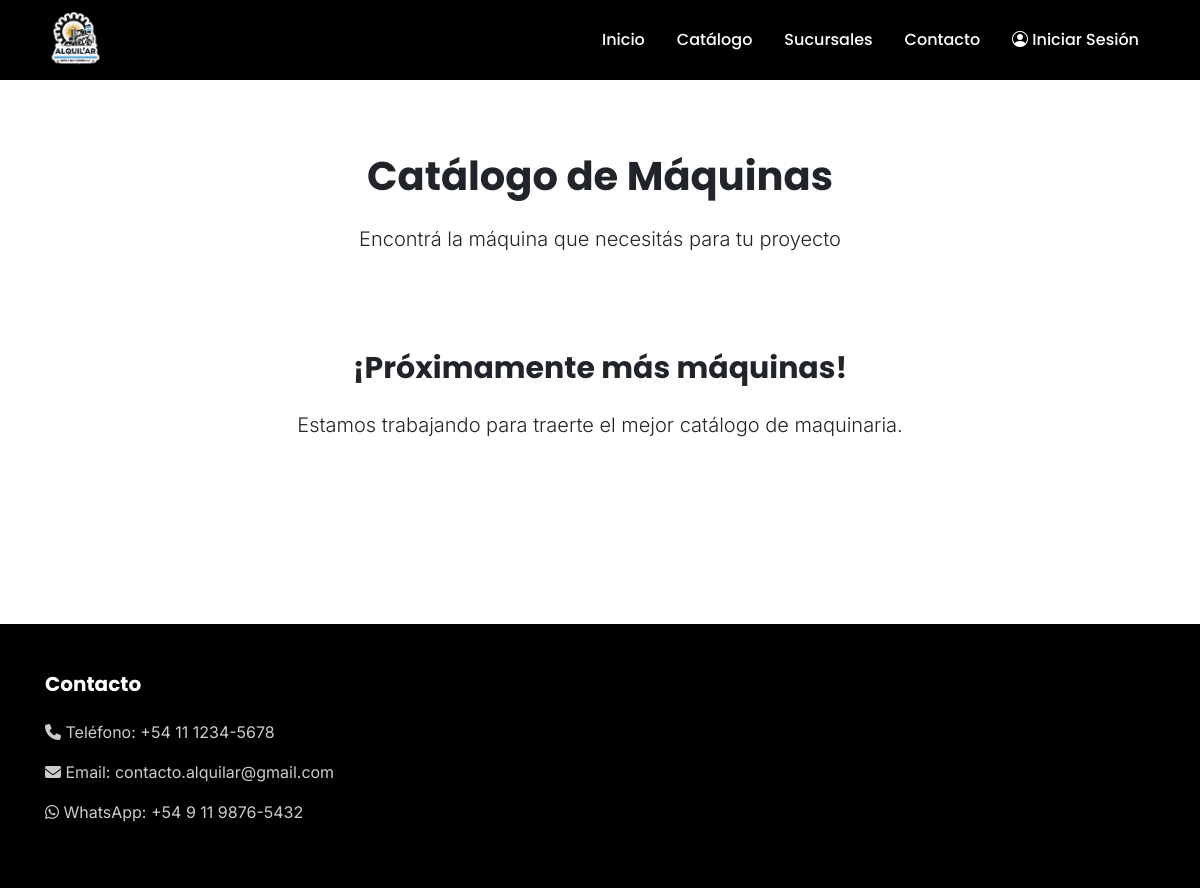
The app's page /maquinas/catalogo/, older data.
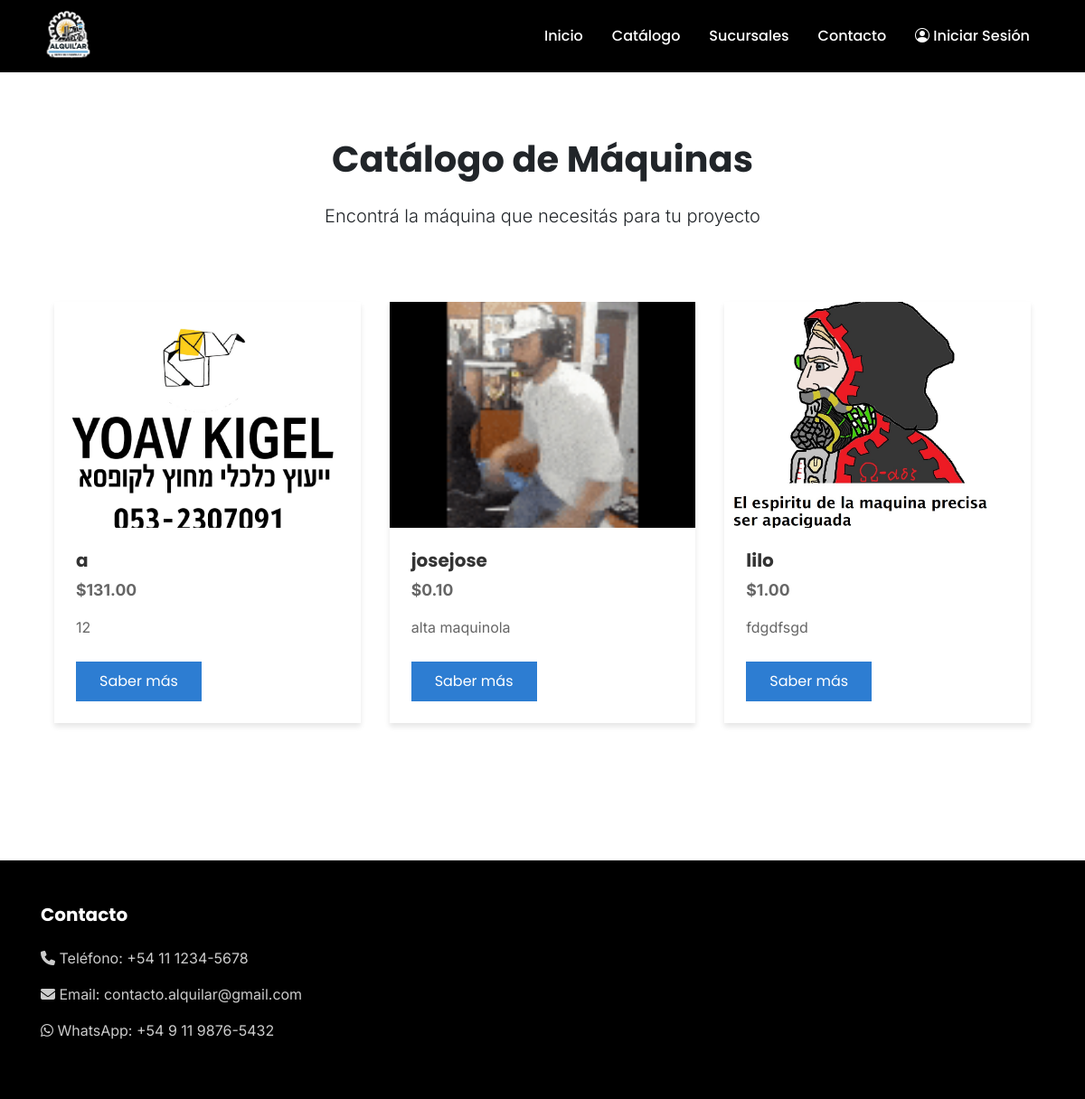
The same page, newer data.
### maquinas/models.py (models this page shows, shortened)
class MaquinaBase(models.Model):
    TIPOS_MAQUINA = [
        ('excavadora', 'Excavadora'),
        ('retroexcavadora', 'Retroexcavadora'),
        ('cargadora', 'Cargadora'),
        ('compactadora', 'Compactadora'),
        ('motoniveladora', 'Motoniveladora'),
        ('pavimentadora', 'Pavimentadora'),
        ('grua', 'Grúa'),
        ('hormigonera', 'Hormigonera'),
        ('dumper', 'Dumper'),
        ('manipulador', 'Manipulador Telescópico'),
    ]
    MARCAS = [
        ('caterpillar', 'Caterpillar'),
        ('komatsu', 'Komatsu'),
        ('volvo', 'Volvo'),
        ('hitachi', 'Hitachi'),
        ('liebherr', 'Liebherr'),
        ('jcb', 'JCB'),
        ('case', 'Case'),
        ('doosan', 'Doosan'),
        ('john_deere', 'John Deere'),
        ('kubota', 'Kubota'),
    ]
    nombre = models.CharField(max_length=100)
    tipo = models.CharField(max_length=20, choices=TIPOS_MAQUINA)
    marca = models.CharField(max_length=20, choices=MARCAS)
    modelo = models.CharField(max_length=50)
    precio_por_dia = models.DecimalField(
        max_digits=12,
        decimal_places=2,
        validators=[MinValueValidator(0)],
        error_messages={
            'max_digits': 'El precio no puede tener más de 10 dígitos enteros.',
            'decimal_places': 'El precio no puede tener más de 2 decimales.',
            'invalid': 'Por favor, ingrese un precio válido.',
            'max_whole_digits': 'La parte entera del precio no puede tener más de 10 dígitos.'
        }
    )
    descripcion_corta = models.TextField()
    descripcion_larga = models.TextField()
    imagen = models.ImageField(upload_to='maquinas/')
    dias_alquiler_min = models.PositiveIntegerField(
        verbose_name='Cantidad mínima de días de alquiler',
        validators=[MinValueValidator(1)]
    )
    dias_alquiler_max = models.PositiveIntegerField(
        verbose_name='Cantidad máxima de días de alquiler',
        validators=[MinValueValidator(1)]
    )
    stock = models.IntegerField(default=0, editable=False)
    class Meta:
        verbose_name = "Máquina Base"
        verbose_name_plural = "Máquinas Base"
        ordering = ['nombre']

### maquinas/views.py (the view)
# urls.py: path('catalogo/', views.catalogo_publico, name='catalogo_publico'),
def catalogo_publico(request):
    maquinas = MaquinaBase.objects.filter(stock__gt=0).order_by('nombre')
    for maquina in maquinas:
        if len(maquina.descripcion_corta) > 200:
            maquina.descripcion_vista = maquina.descripcion_corta[:197] + "..."
        else:
            maquina.descripcion_vista = maquina.descripcion_corta
    return render(request, 'maquinas/catalogo_publico.html', {'maquinas': maquinas})

### persona/views.py (called while the page is built)
def empleados_processor(request):
    empleados_emails = list(Persona.objects.filter(es_empleado=True).values_list('email', flat=True))
    es_empleado_actuando_como_cliente = request.session.get('es_empleado_actuando_como_cliente', False)
    return {
        'empleados_emails': empleados_emails,
        'es_empleado_actuando_como_cliente': es_empleado_actuando_como_cliente
    }

### maquinas/templates/maquinas/catalogo_publico.html (shortened to what this page needs)
{% extends 'base.html' %}
{% load static %}
{% block content %}
<section class="py-5">
    <div class="section-container">
        <h1 class="text-center mb-4">Catálogo de Máquinas</h1>
        <p class="text-center lead mb-5">Encontrá la máquina que necesitás para tu proyecto</p>
        {% if maquinas %}
            <div class="catalog-grid">
                {% for maquina in maquinas %}
                    <div class="machine-card">
                        {% if maquina.imagen %}
                            <img src="{{ maquina.imagen.url }}" alt="{{ maquina.nombre }}">
                        {% else %}
                            <img src="{% static 'img/no-image.jpg' %}" alt="Sin imagen">
                        {% endif %}
                        <div class="card-body">
                            <h3>{{ maquina.nombre }}</h3>
                            <p class="price">${{ maquina.precio_por_dia }}</p>
                            <p class="description">{{ maquina.descripcion_vista }}</p>
                            <a href="{% url 'maquinas:detalle_maquina' maquina.id %}" class="btn btn-primary">Saber más</a>
                        </div>
                    </div>
                {% endfor %}
            </div>
        {% else %}
            <div class="text-center py-5">
                <h2 class="mb-4">¡Próximamente más máquinas!</h2>
                <p class="lead">Estamos trabajando para traerte el mejor catálogo de maquinaria.</p>
            </div>
        {% endif %}
    </div>
</section>
{% endblock %}

### templates/base.html (shortened to what this page needs)
<!DOCTYPE html>
{% load static %}
<html lang="es">
<head>
    <link href="https://cdn.jsdelivr.net/npm/bootstrap@5.3.0/dist/css/bootstrap.min.css" rel="stylesheet">
    <link rel="stylesheet" href="https://cdn.jsdelivr.net/npm/bootstrap-icons@1.11.3/font/bootstrap-icons.min.css">
    <link rel="stylesheet" href="https://cdnjs.cloudflare.com/ajax/libs/font-awesome/6.5.1/css/all.min.css">
    <link href="{% static 'css/styles.css' %}" rel="stylesheet">
</head>
<body>
    <nav class="navbar navbar-expand-lg navbar-dark">
        <div class="section-container">
            <a class="navbar-brand" href="{% url 'persona:inicio' %}">
                <img src="{% static 'img/Logo.png' %}" alt="Alquil.ar" class="logo-img">
            </a>
            <div class="collapse navbar-collapse" id="navbarNav">
                <ul class="navbar-nav ms-auto">
                    <li class="nav-item">
                        <a class="nav-link" href="{% url 'persona:inicio' %}">Inicio</a>
                    </li>
                    <li class="nav-item">
                        <a class="nav-link" href="{% url 'maquinas:catalogo_publico' %}">Catálogo</a>
                    </li>
                    <li class="nav-item">
                        <a class="nav-link" href="{% url 'sucursales:lista_sucursales' %}">Sucursales</a>
                    </li>
                    <li class="nav-item">
                        <a class="nav-link" href="{% url 'contacto' %}">Contacto</a>
                    </li>
                    {% if user.is_authenticated %}
                    <li class="nav-item dropdown">
                        <a href="#" class="nav-link dropdown-toggle" data-bs-toggle="dropdown">
                            <i class="bi bi-person-circle"></i> Mi cuenta
                        </a>
                        <ul class="dropdown-menu dropdown-menu-end">
                            <li><a class="dropdown-item" href="{% url 'persona:editar_datos_personales' %}">Editar Datos Personales</a></li>
                            {% if es_empleado_actuando_como_cliente %}
                                <li><a class="dropdown-item" href="{% url 'persona:cambiar_password_logueado' %}">Cambiar Contraseña</a></li>
                                <li><a class="dropdown-item" href="{% url 'persona:switch_back_to_employee' %}">Volver a Cuenta Empleado</a></li>
                            {% elif user.is_staff or user.email in empleados_emails %}
                                <li><a class="dropdown-item" href="{% url 'persona:cambiar_password_empleado_logueado' %}">Cambiar Contraseña</a></li>
                                <li><a class="dropdown-item" href="{% url 'persona:login_as_persona' %}">Cambiar a Cuenta Personal</a></li>
                            {% else %}
                                <li><a class="dropdown-item" href="{% url 'persona:cambiar_password_logueado' %}">Cambiar Contraseña</a></li>
                            {% endif %}
                            <li><hr class="dropdown-divider"></li>
                            <li><a class="dropdown-item" href="{% url 'persona:logout' %}">Cerrar Sesión</a></li>
                        </ul>
                    </li>
                    {% else %}
                    <li class="nav-item">
                        <a href="{% url 'persona:login_unificado2' %}" class="nav-link">
                            <i class="bi bi-person-circle"></i> Iniciar Sesión
                        </a>
                    </li>
                    {% endif %}
                </ul>
            </div>
        </div>
    </nav>
    <main class="py-4">
        <div class="section-container">
            {% block content %}{% endblock %}
        </div>
    </main>
    <footer class="mt-5">
        <div class="section-container">
            <div class="row">
                <div class="col-md-4">
                    <h5>Contacto</h5>
                    <p><i class="fa-solid fa-phone"></i> Teléfono: +54 11 1234-5678</p>
                    <p><i class="fa-solid fa-envelope"></i> Email: contacto.alquilar@gmail.com</p>
                    <p><i class="fa-brands fa-whatsapp"></i> WhatsApp: +54 9 11 9876-5432</p>
                </div>
            </div>
        </div>
    </footer>
</body>
</html>

### static/css/styles.css (style rules this page uses)
:root { --color-primary: #2D7DD2; --color-dark: #111; --color-black: #000; --color-white: #fff; --color-text: #333; --color-gray: #666; --color-light-gray: #ddd; --color-danger: #dc3545; --font-primary: 'Poppins', sans-serif; --font-secondary: 'Inter', sans-serif; --shadow-sm: 0 2px 5px rgba(0,0,0,0.1); --shadow-md: 0 4px 6px rgba(0,0,0,0.1); --shadow-lg: 0 6px 12px rgba(0,0,0,0.15); }
body { min-height: 100vh; display: flex; flex-direction: column; font-family: var(--font-secondary); }
main { flex: 1; }
.section-container { max-width: 1140px; margin: 0 auto; padding: 0 15px; width: 100%; }
h1, h2, h3, h4, h5, h6, .nav-link, .btn { font-family: var(--font-primary) !important; }
h1 { font-size: 40px !important; font-weight: bold !important; margin-bottom: 1.5rem; }
h3 { font-size: 25px !important; font-weight: bold !important; margin-bottom: 1.5rem; }
h4, h5, h6 { font-size: 20px !important; font-weight: bold !important; margin-bottom: 1.5rem; }
p, span, div, input, textarea, label { font-family: var(--font-secondary) !important; }
.card, .btn, .form-control, .dropdown-menu, .machine-card, .machine-detail, .form-container, .machine-detail img, .alert, .nav-tabs .nav-link, .modal-content, .input-group-text { border-radius: 0 !important; }
.boton-principal, .btn-primary { background-color: var(--color-primary) !important; border: 2px solid var(--color-primary) !important; color: var(--color-white) !important; font-family: var(--font-primary) !important; padding: 0.5rem 1.5rem; transition: all 0.3s ease; }

### maquinas/templates/maquinas/catalogo_publico.html (style rules this page uses)
.catalog-grid { display: grid; grid-template-columns: repeat(auto-fill, minmax(300px, 1fr)); gap: 2rem; padding: 2rem 0; }
.machine-card { background: var(--color-white); overflow: hidden; box-shadow: var(--shadow-md); transition: transform 0.2s, box-shadow 0.2s; border: none; }
.machine-card img { width: 100%; height: 250px; object-fit: cover; }
.machine-card .card-body { padding: 1.5rem; }
.machine-card h3 { font-size: 1.25rem !important; margin-bottom: 0.5rem; font-weight: 600; color: var(--color-text); }
.machine-card .price { font-size: 1.1rem; color: var(--color-gray); font-weight: bold; margin-bottom: 1rem; font-family: var(--font-primary); }
.machine-card .description { color: var(--color-gray); margin-bottom: 1.5rem; line-height: 1.6; }

Row changes from the older to the newer data that the page shows:
added MaquinaBase: imagen (picture), nombre "a", precio_por_dia "131.00", descripcion_vista "12"
added MaquinaBase: imagen (picture), nombre "josejose", precio_por_dia "0.10", descripcion_vista "alta maquinola"
added MaquinaBase: imagen (picture), nombre "lilo", precio_por_dia "1.00", descripcion_vista "fdgdfsgd"
Text that changed along with them:
text no longer shown: "¡Próximamente más máquinas! Estamos trabajando para traerte el mejor catálogo de maquinaria."
